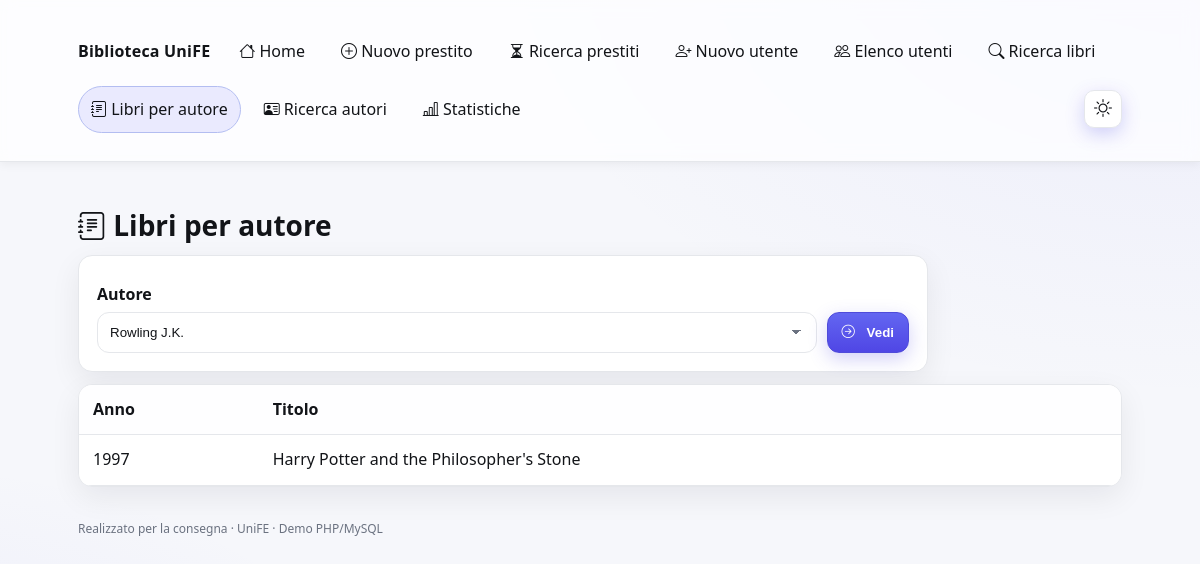
Screenshot of /pages/author_books.php?author_id=1 with the database file from the repository.
### tables this page shows
CREATE TABLE book(
  id INT AUTO_INCREMENT PRIMARY KEY,
  isbn VARCHAR(20) NOT NULL,
  title_en VARCHAR(200) NOT NULL,
  publication_year INT NOT NULL,
  original_language VARCHAR(40) NOT NULL,
  UNIQUE KEY uq_book_isbn (isbn)
);

### includes/db.php (called while the page is built, shortened)
<?php
function h($s){ return htmlspecialchars($s ?? '', ENT_QUOTES, 'UTF-8'); }

### pages/author_books.php (the view, shortened to what this page needs)
<?php
require __DIR__.'/../includes/db.php'; include __DIR__.'/../includes/header.php';
$author_id = intval($_GET['author_id'] ?? 0);
?>
<h1><i class="bi bi-journal-text"></i>&nbsp;Libri per autore</h1>
<div class="card" style="max-width:850px">
  <form method="get" class="actions">
    <div style="flex:1">
      <label>Autore</label>
      <select name="author_id">
        <?php
          $q=$mysqli->query('SELECT id, first_name, last_name FROM author ORDER BY last_name');
          if ($q) while($r=$q->fetch_assoc()){
            $sel = $author_id == (int)$r['id'] ? ' selected' : '';
            echo '<option value="'.(int)$r['id'].'"'.$sel.'>'.h($r['last_name'].' '.$r['first_name']).'</option>';
          }
        ?>
      </select>
    </div>
    <div style="align-self:end"><button type="submit"><i class="bi bi-arrow-right-circle"></i>&nbsp;Vedi</button></div>
  </form>
</div>
<?php if($author_id): ?>
<div class="table-wrap">
  <table>
  <thead><tr><th>Anno</th><th>Titolo</th></tr></thead><tbody>
  <?php
    $res=$mysqli->query('SELECT b.publication_year, b.title_en FROM book b JOIN book_author ba ON b.id=ba.book_id WHERE ba.author_id='.(int)$author_id.' ORDER BY b.publication_year, b.title_en');
    if ($res) while($r=$res->fetch_assoc()){
      echo '<tr><td>'.h($r['publication_year']).'</td><td>'.h($r['title_en']).'</td></tr>';
    }
  ?>
  </tbody></table>
</div>
<?php endif; ?>
<?php include __DIR__.'/../includes/footer.php'; ?>

### assets/style.css (style rules this page uses)
:root { --bg: #f6f7fb; --bg-accent:#ffffff; --surface:#ffffff; --fg:#121418; --muted:#6b7280; --border:#e5e7eb; --accent:#6366f1; --accent-600:#4f46e5; --accent-700:#4338ca; --ring: rgba(79,70,229,.28); --radius:14px; --shadow: 0 10px 30px rgba(2,6,23,.07); --shadow-sm: 0 2px 10px rgba(2,6,23,.06); --success-bg:#e6f7ee; --success-br:#b9ebd3; --success-fg:#14532d; --error-bg:#fdecea; --error-br:#f5c2c7; --error-fg:#7f1d1d; }
* { box-sizing:border-box }
html,body { height:100% }
body { margin:0; color:var(--fg); background: radial-gradient(1200px 800px at 100% -10%, rgba(99,102,241,.08), transparent 60%), radial-gradient(1000px 700px at -10% 110%, rgba(99,102,241,.10), transparent 60%), var(--bg); font: 16px/1.6 system-ui,-apple-system,Segoe UI,Roboto,Ubuntu,Cantarell,Noto Sans,sans-serif; text-rendering: optimizeLegibility; }
h1 { font-size:28px;line-height:1.25;margin:18px 0 12px }
.card { background:var(--surface); border:1px solid var(--border); border-radius:var(--radius); padding:18px; margin:12px 0; box-shadow:var(--shadow); transition:transform .15s ease, box-shadow .2s ease; }
form { display:grid; gap:14px }
label { font-weight:650; display:block; margin:8px 0 4px }
input,select,button,textarea { appearance:none; padding:12px; border:1px solid var(--border); background:var(--bg-accent); color:var(--fg); border-radius:12px; width:100%; transition:border-color .15s, box-shadow .15s, background .2s; }
select { padding-right:36px; background-image: linear-gradient(45deg, transparent 50%, var(--muted) 50%),linear-gradient(135deg, var(--muted) 50%, transparent 50%); background-position: calc(100% - 20px) calc(1.1rem), calc(100% - 15px) calc(1.1rem); background-size:5px 5px,5px 5px; background-repeat:no-repeat; }
button,.btn { cursor:pointer; font-weight:650; background:linear-gradient(180deg, var(--accent), var(--accent-600)); color:#fff; border:1px solid color-mix(in oklab, var(--accent-700) 60%, var(--accent)); border-radius:12px; padding:12px 14px; width:auto; display:inline-flex; align-items:center; gap:8px; justify-content:center; box-shadow:0 6px 18px rgba(79,70,229,.25); transition:transform .08s ease, box-shadow .2s ease, filter .15s ease; }
.table-wrap { background: var(--surface); border: 1px solid var(--border); border-radius: var(--radius); box-shadow: var(--shadow); overflow: clip; margin: 12px 0; }
.table-wrap > table { width: 100%; border-collapse: separate; border-spacing: 0; background: transparent; }
.table-wrap th, .table-wrap td { padding: 12px 14px; border-bottom: 1px solid var(--border); text-align: left; color: var(--fg); }
.table-wrap thead th { position: sticky; top: 0; z-index: 2; background: color-mix(in oklab, var(--surface) 92%, var(--bg)); }
.table-wrap tbody tr:nth-child(odd) { background: color-mix(in oklab, var(--surface) 94%, transparent); }
.actions { display:flex;gap:10px;flex-wrap:wrap }
thead th { position: sticky; top: 64px; z-index: 2; }
tbody td { position: relative; z-index: 1; }

### pages/author_books.php (style rules this page uses)
.table-wrap table { overflow: visible; }
.table-wrap thead th { position: static; top: auto; z-index: 1; }
.table-wrap tbody { display: table-row-group; }
.table-wrap tbody tr { display: table-row; visibility: visible; opacity: 1; }

### rows the page displays
book: publication_year "1997", title_en "Harry Potter and the Philosopher's Stone"

### other values shown
form field author_id "Rowling J.K."
